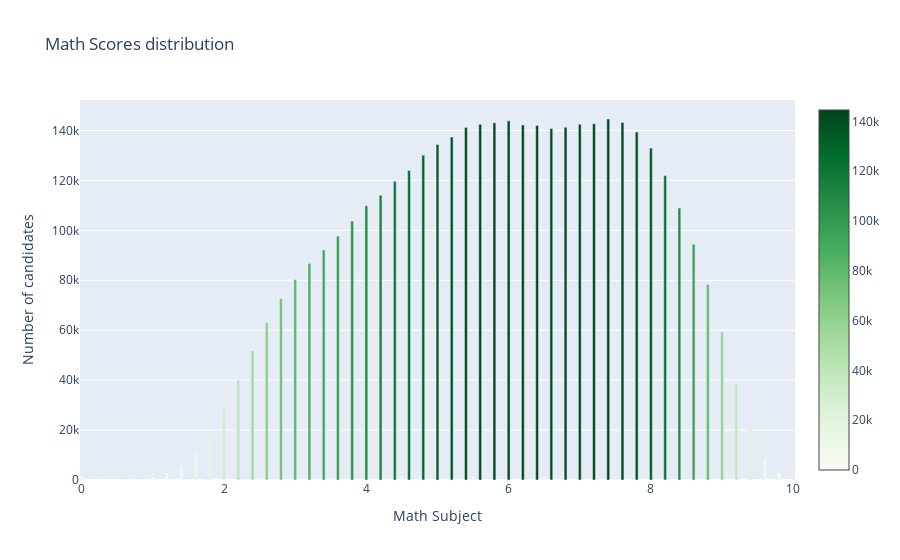

The notebook cell this image was saved under:
### Code cell
# Phân bố Điểm môn toán của các sinh viên ? 
Mark = df[(df['Toan'] <= 10) & (df['Toan']>=0)]
Mark = df['Toan'].value_counts()
trace = go.Bar(
    x=Mark.index,
    y=Mark.values,
    marker=dict(
        color = Mark.values,
        colorscale='Greens',
        showscale=True)
)
data = [trace]
layout = go.Layout(title='Math Scores distribution', 
                   yaxis = dict(title = 'Number of candidates')
                  )
fig = go.Figure(data=data, layout=layout)
fig['layout']['xaxis'].update(dict(title = 'Math Subject', 
                                   tickfont = dict(size = 12)))
py.iplot(fig)

### Figure 1 — Plotly figure (JSON) as saved in the notebook; plotly's stock layout.template omitted (floating-point values rounded to 4 significant figures)
{"data": [{"marker": {"color": [144612, 143868, 143190, 143077, 142713, 142492, 142487, 142230, 142015, 141268, 141197, 140844, 139368, 137389, 134348, 132998, 130082, 123968, 121971, 119633, 114065, 109850, 108939, 103746, 97704, 94402, 92146, 86793, 80289, 78310, 72678, 63013, 59317, 51866, 40009, 38572, 28692, 20953, 18533, 10886, 8964, 5757, 3000, 2798, 1664, 1448, 1415, 1334, 1305, 1113, 935, 843, 768, 723, 708, 708, 664, 626, 614, 589, 511, 480, 465, 413, 376, 335, 334, 300, 179, 170, 153, 123, 74, 72, 32, 23, 11, 10, 4, 1], "colorscale": [[0, "rgb(247,252,245)"], [0.125, "rgb(229,245,224)"], [0.25, "rgb(199,233,192)"], [0.375, "rgb(161,217,155)"], [0.5, "rgb(116,196,118)"], [0.625, "rgb(65,171,93)"], [0.75, "rgb(35,139,69)"], [0.875, "rgb(0,109,44)"], [1, "rgb(0,68,27)"]], "showscale": true}, "type": "bar", "x": [7.4, 6, 7.6, 5.8, 7.2, 5.6, 7, 6.2, 6.4, 6.8, 5.4, 6.6, 7.8, 5.2, 5, 8, 4.8, 4.6, 8.2, 4.4, 4.2, 4, 8.4, 3.8, 3.6, 8.6, 3.4, 3.2, 3, 8.8, 2.8, 2.6, 9, 2.4, 2.2, 9.2, 2, 9.4, 1.8, 1.6, 9.6, 1.4, 9.8, 1.2, 0, 4.5, 5.5, 3.5, 1, 6.5, 2.5, 7.5, 4.75, 4.25, 5.25, 3.75, 3.25, 6.25, 5.75, 2.75, 6.75, 7.25, 8.5, 0.8, 7.75, 2.25, 10, 8.25, 8.75, 1.75, 1.5, 0.6, 9.5, 9.25, 1.25, 0.4, 9.75, 0.2, 0.75, 0.5], "y": [144612, 143868, 143190, 143077, 142713, 142492, 142487, 142230, 142015, 141268, 141197, 140844, 139368, 137389, 134348, 132998, 130082, 123968, 121971, 119633, 114065, 109850, 108939, 103746, 97704, 94402, 92146, 86793, 80289, 78310, 72678, 63013, 59317, 51866, 40009, 38572, 28692, 20953, 18533, 10886, 8964, 5757, 3000, 2798, 1664, 1448, 1415, 1334, 1305, 1113, 935, 843, 768, 723, 708, 708, 664, 626, 614, 589, 511, 480, 465, 413, 376, 335, 334, 300, 179, 170, 153, 123, 74, 72, 32, 23, 11, 10, 4, 1]}], "layout": {"title": {"text": "Math Scores distribution"}, "xaxis": {"tickfont": {"size": 12}, "title": {"text": "Math Subject"}}, "yaxis": {"title": {"text": "Number of candidates"}}}}
